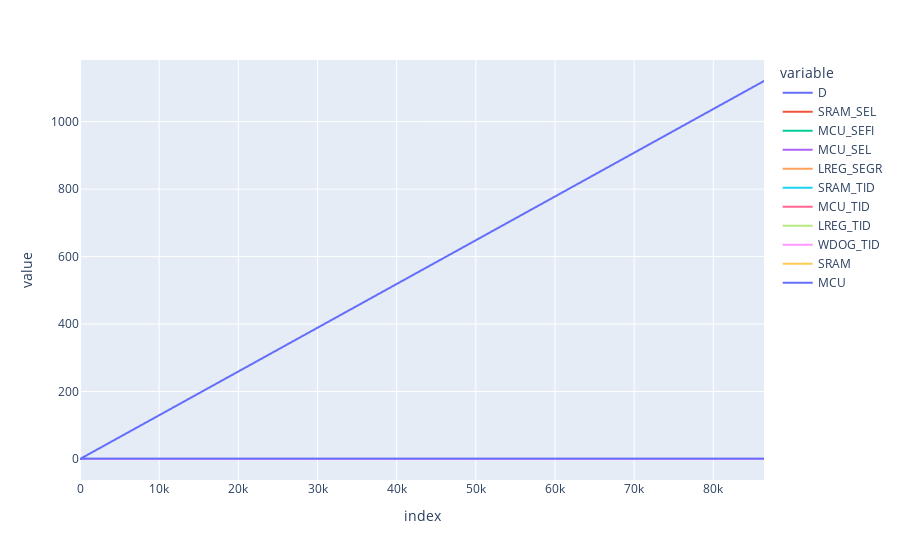

The notebook cell saved with this chart:
### Code cell
import plotly.express as px
px.line(P)

### Figure 1 — Plotly figure (JSON) as saved in the notebook; plotly's stock layout.template omitted (floating-point values rounded to 4 significant figures; data arrays with more than 128 entries replaced by an {"elided": "..."} marker saying what was removed)
{"data": [{"hovertemplate": "variable=D<br>index=%{x}<br>value=%{y}<extra></extra>", "legendgroup": "D", "line": {"color": "#636efa", "dash": "solid"}, "marker": {"symbol": "circle"}, "mode": "lines", "name": "D", "showlegend": true, "type": "scattergl", "x": {"elided": "1000 float values"}, "xaxis": "x", "y": {"elided": "1000 float values"}, "yaxis": "y"}, {"hovertemplate": "variable=SRAM_SEL<br>index=%{x}<br>value=%{y}<extra></extra>", "legendgroup": "SRAM_SEL", "line": {"color": "#EF553B", "dash": "solid"}, "marker": {"symbol": "circle"}, "mode": "lines", "name": "SRAM_SEL", "showlegend": true, "type": "scattergl", "x": {"elided": "1000 float values"}, "xaxis": "x", "y": {"elided": "1000 float values"}, "yaxis": "y"}, {"hovertemplate": "variable=MCU_SEFI<br>index=%{x}<br>value=%{y}<extra></extra>", "legendgroup": "MCU_SEFI", "line": {"color": "#00cc96", "dash": "solid"}, "marker": {"symbol": "circle"}, "mode": "lines", "name": "MCU_SEFI", "showlegend": true, "type": "scattergl", "x": {"elided": "1000 float values"}, "xaxis": "x", "y": {"elided": "1000 float values"}, "yaxis": "y"}, {"hovertemplate": "variable=MCU_SEL<br>index=%{x}<br>value=%{y}<extra></extra>", "legendgroup": "MCU_SEL", "line": {"color": "#ab63fa", "dash": "solid"}, "marker": {"symbol": "circle"}, "mode": "lines", "name": "MCU_SEL", "showlegend": true, "type": "scattergl", "x": {"elided": "1000 float values"}, "xaxis": "x", "y": {"elided": "1000 float values"}, "yaxis": "y"}, {"hovertemplate": "variable=LREG_SEGR<br>index=%{x}<br>value=%{y}<extra></extra>", "legendgroup": "LREG_SEGR", "line": {"color": "#FFA15A", "dash": "solid"}, "marker": {"symbol": "circle"}, "mode": "lines", "name": "LREG_SEGR", "showlegend": true, "type": "scattergl", "x": {"elided": "1000 float values"}, "xaxis": "x", "y": {"elided": "1000 float values"}, "yaxis": "y"}, {"hovertemplate": "variable=SRAM_TID<br>index=%{x}<br>value=%{y}<extra></extra>", "legendgroup": "SRAM_TID", "line": {"color": "#19d3f3", "dash": "solid"}, "marker": {"symbol": "circle"}, "mode": "lines", "name": "SRAM_TID", "showlegend": true, "type": "scattergl", "x": {"elided": "1000 float values"}, "xaxis": "x", "y": {"elided": "1000 int values"}, "yaxis": "y"}, {"hovertemplate": "variable=MCU_TID<br>index=%{x}<br>value=%{y}<extra></extra>", "legendgroup": "MCU_TID", "line": {"color": "#FF6692", "dash": "solid"}, "marker": {"symbol": "circle"}, "mode": "lines", "name": "MCU_TID", "showlegend": true, "type": "scattergl", "x": {"elided": "1000 float values"}, "xaxis": "x", "y": {"elided": "1000 int values"}, "yaxis": "y"}, {"hovertemplate": "variable=LREG_TID<br>index=%{x}<br>value=%{y}<extra></extra>", "legendgroup": "LREG_TID", "line": {"color": "#B6E880", "dash": "solid"}, "marker": {"symbol": "circle"}, "mode": "lines", "name": "LREG_TID", "showlegend": true, "type": "scattergl", "x": {"elided": "1000 float values"}, "xaxis": "x", "y": {"elided": "1000 int values"}, "yaxis": "y"}, {"hovertemplate": "variable=WDOG_TID<br>index=%{x}<br>value=%{y}<extra></extra>", "legendgroup": "WDOG_TID", "line": {"color": "#FF97FF", "dash": "solid"}, "marker": {"symbol": "circle"}, "mode": "lines", "name": "WDOG_TID", "showlegend": true, "type": "scattergl", "x": {"elided": "1000 float values"}, "xaxis": "x", "y": {"elided": "1000 int values"}, "yaxis": "y"}, {"hovertemplate": "variable=SRAM<br>index=%{x}<br>value=%{y}<extra></extra>", "legendgroup": "SRAM", "line": {"color": "#FECB52", "dash": "solid"}, "marker": {"symbol": "circle"}, "mode": "lines", "name": "SRAM", "showlegend": true, "type": "scattergl", "x": {"elided": "1000 float values"}, "xaxis": "x", "y": {"elided": "1000 float values"}, "yaxis": "y"}, {"hovertemplate": "variable=MCU<br>index=%{x}<br>value=%{y}<extra></extra>", "legendgroup": "MCU", "line": {"color": "#636efa", "dash": "solid"}, "marker": {"symbol": "circle"}, "mode": "lines", "name": "MCU", "showlegend": true, "type": "scattergl", "x": {"elided": "1000 float values"}, "xaxis": "x", "y": {"elided": "1000 float values"}, "yaxis": "y"}], "layout": {"legend": {"title": {"text": "variable"}, "tracegroupgap": 0}, "margin": {"t": 60}, "xaxis": {"anchor": "y", "domain": [0, 1], "title": {"text": "index"}}, "yaxis": {"anchor": "x", "domain": [0, 1], "title": {"text": "value"}}}}
